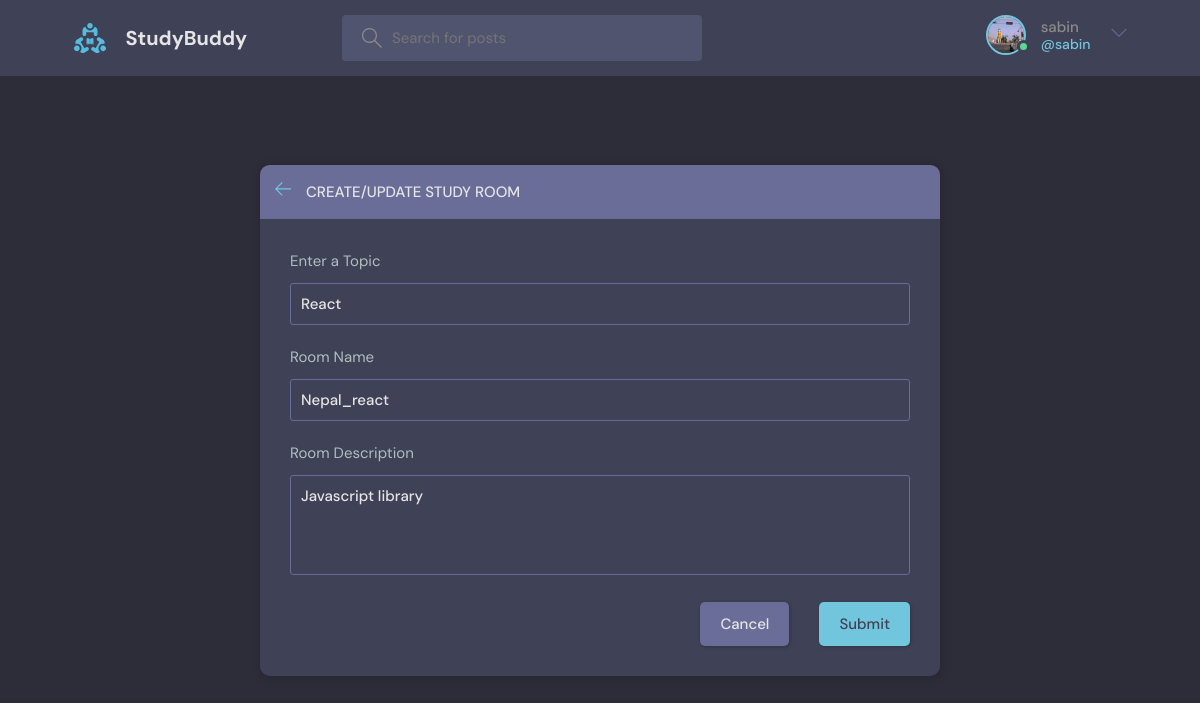
The app's page /update-room/2/ (signed in), older data.
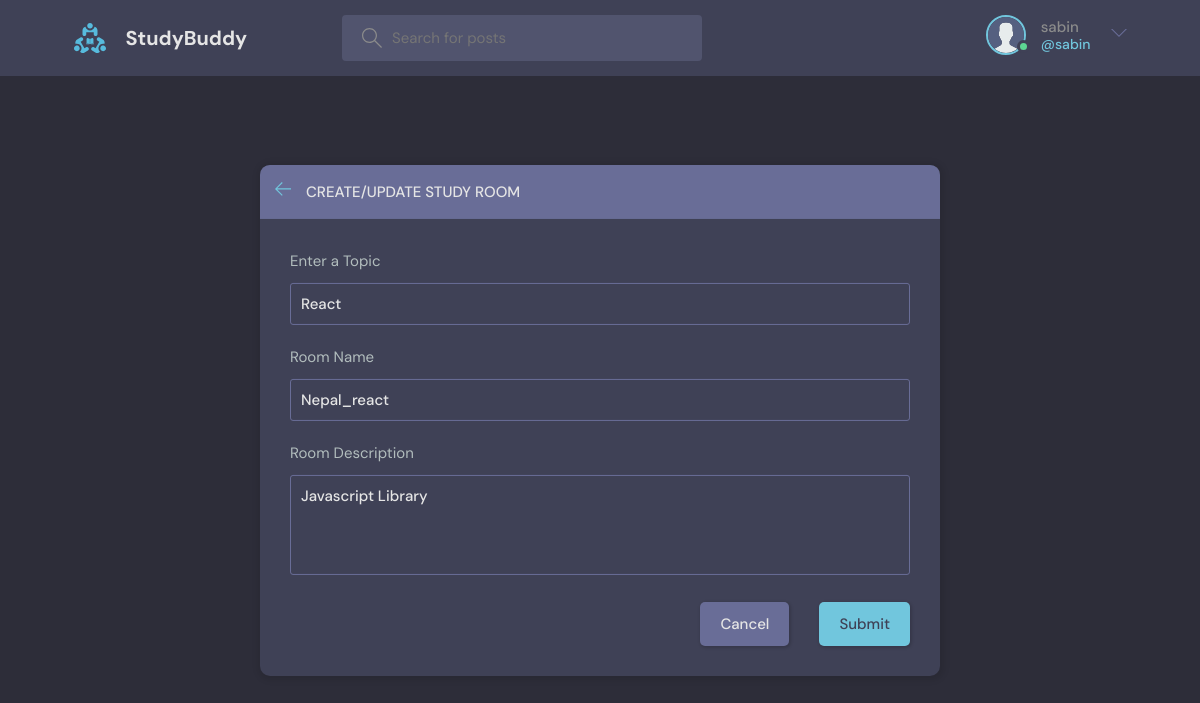
The same page, newer data.
### base/models.py (models this page shows)
class User(AbstractUser):
    name = models.CharField(max_length=200, null=True)
    username = models.CharField(max_length=100,null=True)
    email = models.EmailField(unique=True, null=True)
    bio = models.TextField(null=True)
    avatar = models.ImageField(null=True, default="avatar.svg")
    USERNAME_FIELD = 'email'
    REQUIRED_FIELDS = ['username']

### room/models.py (models this page shows, shortened)
class Room(models.Model):
    host = models.ForeignKey(User, on_delete=models.SET_NULL, null=True)
    topic = models.ForeignKey(Topic, on_delete=models.SET_NULL, null=True)
    name = models.CharField(max_length=200)
    description = models.TextField(null=True, blank=True)
    participants = models.ManyToManyField(
        User, related_name='participants', blank=True)
    updated = models.DateTimeField(auto_now=True)
    created = models.DateTimeField(auto_now_add=True)
    class Meta:
        ordering = ['-updated', '-created']

class Topic(models.Model):
    name = models.CharField(max_length=200)

### room/views.py (the view, shortened to what this page needs)
# urls.py: path('update-room/<str:pk>/', views.updateRoom, name="update-room"),
@login_required(login_url='login')
def updateRoom(request, pk):
    room = Room.objects.get(id=pk)
    form = RoomForm(instance=room)
    topics = Topic.objects.all()
    if request.user != room.host:
        return HttpResponse('Your are not allowed here!!')
    context = {'form': form, 'topics': topics, 'room': room}
    return render(request, 'room/room_form.html', context)

### room/forms.py
class RoomForm(ModelForm):
    class Meta:
        model = Room
        fields = '__all__'
        exclude = ['host', 'participants']

### room/templates/room/room_form.html (shortened to what this page needs)
{% extends 'main.html' %}
{% block content %}
<main class="create-room layout">
  <div class="container">
    <div class="layout__box">
      <div class="layout__boxHeader">
        <div class="layout__boxTitle">
          <a href="{{request.META.HTTP_REFERER}}">
            <svg version="1.1" xmlns="http://www.w3.org/2000/svg" width="32" height="32" viewBox="0 0 32 32">
              <title>arrow-left</title>
              <path
                d="M13.723 2.286l-13.723 13.714 13.719 13.714 1.616-1.611-10.96-10.96h27.625v-2.286h-27.625l10.965-10.965-1.616-1.607z">
              </path>
            </svg>
          </a>
          <h3>Create/Update Study Room</h3>
        </div>
      </div>
      <div class="layout__body">
        <form class="form" action="" method="POST">
          <div class="form__group">
            <label for="room_topic">Enter a Topic</label>
            <input required type="text" value="{{room.topic.name}}" name="topic" list="topic-list" />
          </div>
          <div class="form__group">
            <label for="room_name">Room Name</label>
            {{form.name}}
          </div>
          <div class="form__group">
            <label for="room_description">Room Description</label>
            {{form.description}}
          </div>
          <div class="form__action">
            <a class="btn btn--dark" href="{{request.META.HTTP_REFERER}}">Cancel</a>
            <button class="btn btn--main" type="submit">Submit</button>
          </div>
        </form>
      </div>
    </div>
  </div>
</main>
{% endblock content %}

### templates/navbar.html (shortened to what this page needs)
{% load static %}
<header class="header header--loggedIn">
    <div class="container">
        <a href="{% url 'home' %}" class="header__logo">
            <img src="{% static 'images/logo.svg' %}" />
            <h1>StudyBuddy</h1>
        </a>
        <form class="header__search" method="GET" action="{% url 'home' %}">
            <label>
                <input name="q" placeholder="Search for posts" />
            </label>
        </form>
        <nav class="header__menu">
            {% if request.user.is_authenticated %}
            <div class="header__user">
                <a href="{% url 'user-profile' request.user.id %}">
                    <div class="avatar avatar--medium active">
                        <img src="{{request.user.avatar.url}}" />
                    </div>
                    <p>{{request.user.username}} <span>@{{request.user.username}}</span></p>
                </a>
                <button class="dropdown-button">
                    <svg version="1.1" xmlns="http://www.w3.org/2000/svg" width="32" height="32" viewBox="0 0 32 32">
                        <title>chevron-down</title>
                        <path d="M16 21l-13-13h-3l16 16 16-16h-3l-13 13z"></path>
                    </svg>
                </button>
            </div>
            {% else %}
            <a href="{% url 'login' %}">
                <img src="{% static 'images/avatar.svg' %}" />
                <p>Login</p>
            </a>
            {% endif %}
        </nav>
    </div>
</header>

Row changes from the older to the newer data that the page shows:
changed User "sabin": user.avatar: picture removed, a placeholder shows
changed Room "Nepal_react": description "Javascript library" → "Javascript Library"
